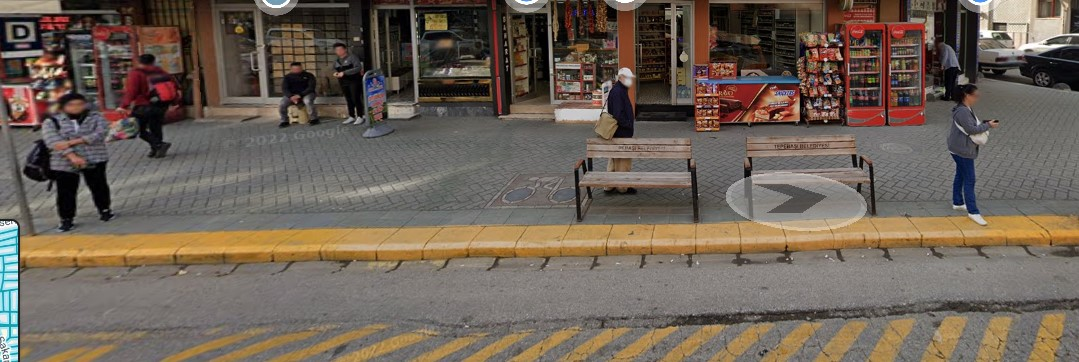
#> input picture people-count-yolov5/data/images/img.jpg, 1079 x 362 px; its folder holds only this picture in this run
$ python split.py
#> lines starting #> are read from the running program, lines starting #| are printed output that depends on the picture
import cv2
import platform

if platform.system() == "Windows":
    pathway = ".\\"  # Windows
else:
    pathway = "./"  # Linux

img = cv2.imread(pathway + 'img.jpg')
#> img is the input picture: shape (362, 1079, 3); mean B, G, R 86, 97.2, 109.5

print(img.shape)
#| (362, 1079, 3)
height = img.shape[0]
#> height = 362
width = img.shape[1]
#> width = 1079

# cut the image into 3 equal parts vertically
img1 = img[0:height, 0:int(width / 3)]
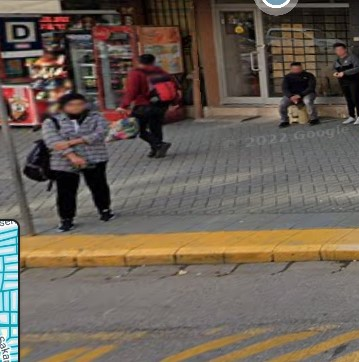
#> img1: shape (362, 359, 3); mean B, G, R 84.7, 95.3, 106.5
img2 = img[0:height, int(width / 3):int(2 * width / 3)]
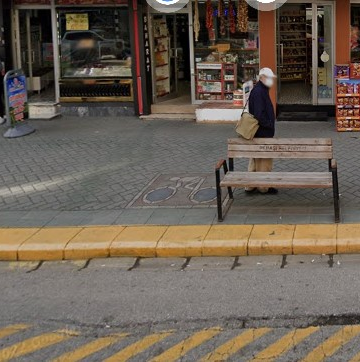
#> img2: shape (362, 360, 3); mean B, G, R 83.7, 95.6, 107.1
img3 = img[0:height, int(2 * width / 3):width]
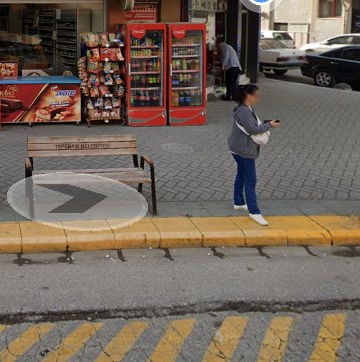
#> img3: shape (362, 360, 3); mean B, G, R 89.7, 100.8, 114.8

cv2.imshow('a', img1)
cv2.imwrite((pathway+'img1.jpg'), img1)
cv2.imshow('b', img2)
cv2.imwrite((pathway+'img2.jpg'), img2)
cv2.imshow('c', img3)
cv2.imwrite((pathway+'img3.jpg'), img3)

cv2.waitKey(0)
